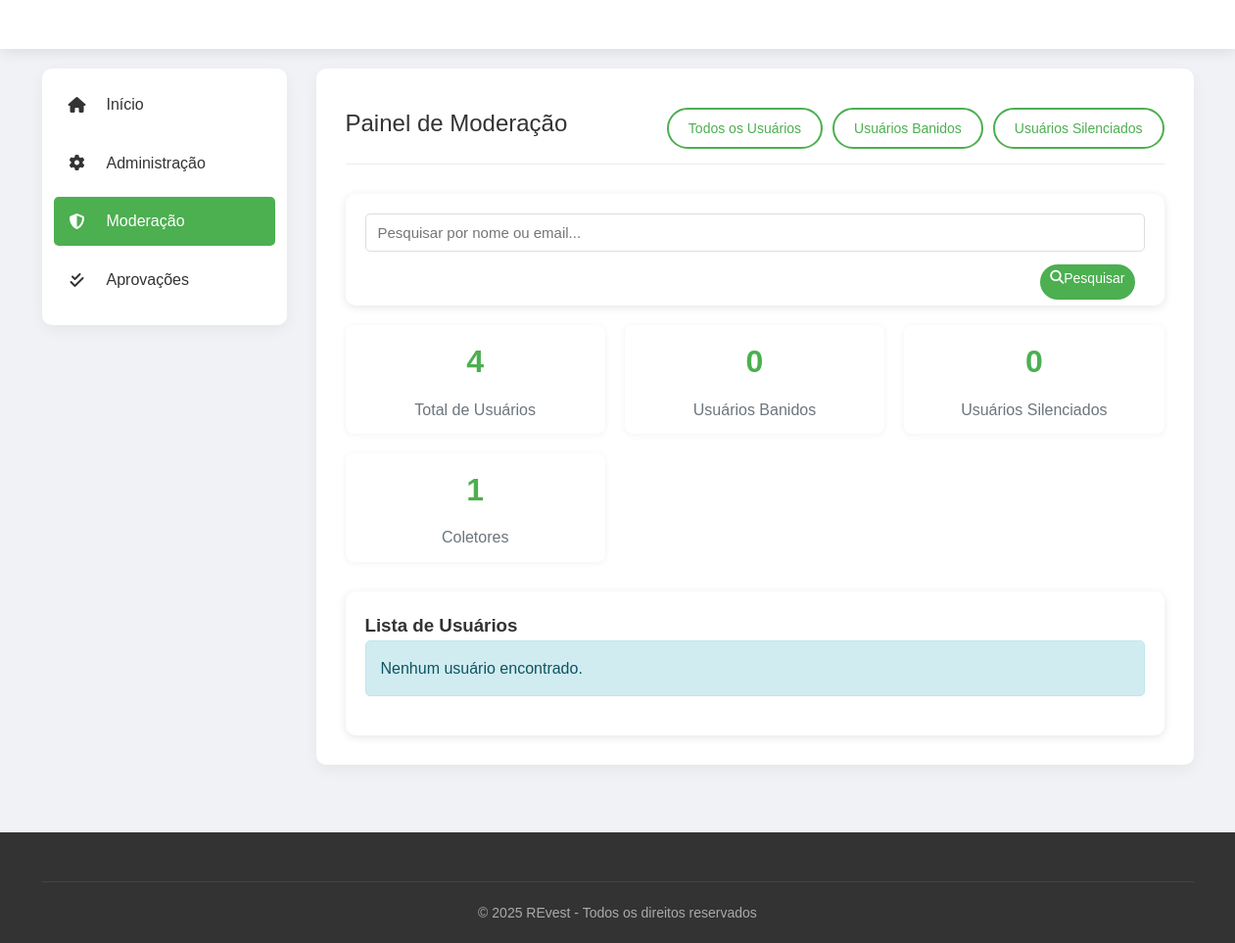
Page /moderacao?view=banned (signed in) on the earlier database version.
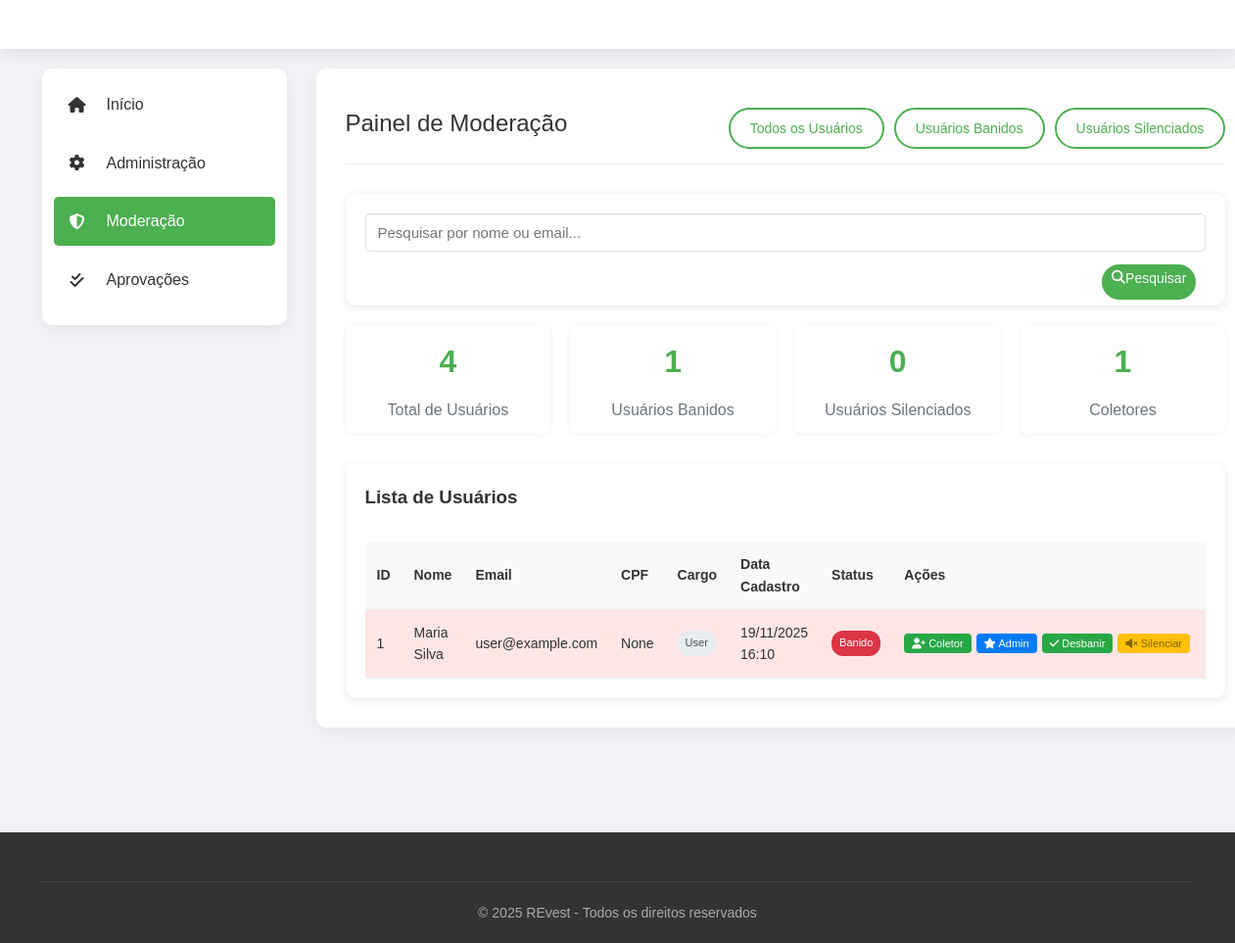
Same page on the later database version.
### database.py (models this page shows)
class Doador(db.Model):
    __tablename__ = 'doador'
    ID_Doador = db.Column(db.Integer, primary_key=True, autoincrement=True)
    Nome = db.Column(db.String(100), nullable=False)
    Email = db.Column(db.String(100), unique=True, nullable=False)
    CPF = db.Column(db.String(14), unique=True, nullable=True)
    CEP = db.Column(db.String(10), nullable=True)
    Numero = db.Column(db.String(10), nullable=False)
    Senha = db.Column(db.String(255), nullable=False)
    Data_Criacao = db.Column(db.DateTime, default=datetime.utcnow)
    is_banned = db.Column(db.Boolean, default=False)
    is_muted = db.Column(db.Boolean, default=False)
    ban_reason = db.Column(db.String(255), nullable=True)
    banned_at = db.Column(db.DateTime, nullable=True)
    banned_by = db.Column(db.Integer, nullable=True)
    role = db.Column(db.String(20), default='user')  # user, admin, coletor
    doacoes = db.relationship('Doacao', backref='doador', lazy=True)
    tickets = db.relationship('Ticket', backref='doador', lazy=True)
    @property
    def id(self):
        return self.ID_Doador
    @property
    def name(self):
        return self.Nome
    @property
    def email(self):
        return self.Email
    @property
    def created_at(self):
        return self.Data_Criacao

### app.py (the view)
@app.route('/moderacao')
def moderacao():
    if 'user' not in session or session.get('role') != 'admin':
        return redirect(url_for('home'))
    search_query = request.args.get('search', '')
    view_type = request.args.get('view', 'all')
    query = Doador.query
    if search_query:
        query = query.filter(
            (Doador.Nome.ilike(f'%{search_query}%')) |
            (Doador.Email.ilike(f'%{search_query}%'))
        )
    if view_type == 'banned':
        query = query.filter(Doador.is_banned == True)
    elif view_type == 'muted':
        query = query.filter(Doador.is_muted == True)
    users = query.order_by(Doador.Data_Criacao.desc()).all()
    total_users = Doador.query.count()
    banned_users = Doador.query.filter_by(is_banned=True).count()
    muted_users = Doador.query.filter_by(is_muted=True).count()
    coletor_users = Doador.query.filter_by(role='coletor').count()
    return render_template('moderacao.html',
                         users=users,
                         search_query=search_query,
                         total_users=total_users,
                         banned_users=banned_users,
                         muted_users=muted_users,
                         coletor_users=coletor_users)

### app.py (called while the page is built)
@app.before_request
def block_muted_users_on_post():
    try:
        if request.method == 'POST' and 'user_id' in session:
            uid = session.get('user_id')
            user = Doador.query.get(uid)
            if user and getattr(user, 'is_muted', False) and session.get('role') != 'admin':
                return render_template('error.html', message='Você está silenciado e não pode realizar essa ação')
    except Exception:
        pass

@app.after_request
def add_security_headers(response):
    response.headers["Cache-Control"] = "no-store, no-cache, must-revalidate, private"
    response.headers["Pragma"] = "no-cache"
    response.headers["Expires"] = "0"
    return response

### templates/moderacao.html (shortened to what this page needs)
{% extends "base_dashboard.html" %}
{% block page_css %}
<link rel="stylesheet" href="{{ url_for('static', filename='css/moderacao.css') }}">
<link rel="stylesheet" href="{{ url_for('static', filename='css/desktop_overrides.css') }}">
<link rel="stylesheet" href="{{ url_for('static', filename='css/mobile_admin_header.css') }}">
{% endblock %}
{% block content %}
<section class="dashboard">
    <div class="container">
        <div class="dashboard-grid">
            <div class="sidebar">
                <ul class="sidebar-menu">
                    <li><a href="/dashboard"><i class="fas fa-home"></i> Início</a></li>
                    <li><a href="/admin"><i class="fas fa-cog"></i> Administração</a></li>
                    <li><a href="/moderacao" class="active"><i class="fas fa-shield-alt"></i> Moderação</a></li>
                    <li><a href="/admin/aprovacoes"><i class="fas fa-check-double"></i> Aprovações</a></li>
                </ul>
            </div>
            <div class="main-content">
                <div class="content-header">
                    <h2 class="content-title">Painel de Moderação</h2>
                    <div class="header-actions">
                        <a href="/moderacao?view=all" class="btn btn-outline">Todos os Usuários</a>
                        <a href="/moderacao?view=banned" class="btn btn-outline">Usuários Banidos</a>
                        <a href="/moderacao?view=muted" class="btn btn-outline">Usuários Silenciados</a>
                    </div>
                </div>
                <div class="search-box">
                    <form method="GET" action="/moderacao" class="search-form">
                        <div class="form-row">
                            <div class="form-group">
                                <input type="text" class="form-control" name="search" placeholder="Pesquisar por nome ou email..." value="{{ search_query }}">
                            </div>
                            <button type="submit" class="btn btn-primary">
                                <i class="fas fa-search"></i> Pesquisar
                            </button>
                        </div>
                    </form>
                </div>
                <div class="admin-stats">
                    <div class="stat-card">
                        <div class="stat-number">{{ total_users }}</div>
                        <div class="stat-title">Total de Usuários</div>
                    </div>
                    <div class="stat-card">
                        <div class="stat-number">{{ banned_users }}</div>
                        <div class="stat-title">Usuários Banidos</div>
                    </div>
                    <div class="stat-card">
                        <div class="stat-number">{{ muted_users }}</div>
                        <div class="stat-title">Usuários Silenciados</div>
                    </div>
                    <div class="stat-card">
                        <div class="stat-number">{{ coletor_users }}</div>
                        <div class="stat-title">Coletores</div>
                    </div>
                </div>
                <div class="users-list">
                    <h3>Lista de Usuários</h3>
                    {% if users %}
                    <div class="table-responsive">
                        <table class="users-table">
                            <thead>
                                <tr>
                                    <th>ID</th>
                                    <th>Nome</th>
                                    <th>Email</th>
                                    <th>CPF</th>
                                    <th>Cargo</th>
                                    <th>Data Cadastro</th>
                                    <th>Status</th>
                                    <th>Ações</th>
                                </tr>
                            </thead>
                            <tbody>
                                {% for user in users %}
                                <tr class="user-row {% if user.is_banned %}banned{% endif %} {% if user.is_muted %}muted{% endif %}">
                                    <td>{{ user.id }}</td>
                                    <td>{{ user.name }}</td>
                                    <td>{{ user.email }}</td>
                                    <td>{{ user.CPF }}</td>
                                    <td>
                                        <span class="role-badge role-{{ user.role }}">{{ user.role|capitalize }}</span>
                                    </td>
                                    <td>{{ user.created_at.strftime('%d/%m/%Y %H:%M') }}</td>
                                    <td>
                                        {% if user.is_banned %}
                                        <span class="status-badge status-banned">Banido</span>
                                        {% elif user.is_muted %}
                                        <span class="status-badge status-muted">Silenciado</span>
                                        {% else %}
                                        <span class="status-badge status-active">Ativo</span>
                                        {% endif %}
                                    </td>
                                    <td class="actions-cell">
                                        <div class="action-buttons">
                                            {% if user.role == 'user' %}
                                            <button class="btn btn-sm btn-success btn-promote" data-user-id="{{ user.id }}" data-role="coletor">
                                                <i class="fas fa-user-plus"></i> Coletor
                                            </button>
                                            <button class="btn btn-sm btn-primary btn-promote" data-user-id="{{ user.id }}" data-role="admin">
                                                <i class="fas fa-star"></i> Admin
                                            </button>
                                            {% elif user.role == 'admin' and user.email != 'revest@gmail.com' %}
                                            <button class="btn btn-sm btn-warning btn-promote" data-user-id="{{ user.id }}" data-role="user">
                                                <i class="fas fa-user-minus"></i> Usuário
                                            </button>
                                            {% endif %}
                                            {% if not user.is_banned and user.email != 'revest@gmail.com' %}
                                            <button class="btn btn-sm btn-danger btn-ban" data-user-id="{{ user.id }}">
                                                <i class="fas fa-ban"></i> Banir
                                            </button>
                                            {% elif user.is_banned %}
                                            <button class="btn btn-sm btn-success btn-unban" data-user-id="{{ user.id }}">
                                                <i class="fas fa-check"></i> Desbanir
                                            </button>
                                            {% endif %}
                                            {% if not user.is_muted and user.email != 'revest@gmail.com' %}
                                            <button class="btn btn-sm btn-warning btn-mute" data-user-id="{{ user.id }}">
                                                <i class="fas fa-volume-mute"></i> Silenciar
                                            </button>
                                            {% elif user.is_muted %}
                                            <button class="btn btn-sm btn-info btn-unmute" data-user-id="{{ user.id }}">
                                                <i class="fas fa-volume-up"></i> Dessilenciar
                                            </button>
                                            {% endif %}
                                        </div>
                                    </td>
                                </tr>
                                {% endfor %}
                            </tbody>
                        </table>
                    </div>
                    {% else %}
                    <div class="alert alert-info">
                        <p>Nenhum usuário encontrado.</p>
                    </div>
                    {% endif %}
                </div>
            </div>
        </div>
    </div>
</section>
{% endblock %}

### templates/base_dashboard.html (shortened to what this page needs)
<!DOCTYPE html>
<html lang="pt-br">
<head>
    <link rel="stylesheet" href="{{ url_for('static', filename='css/base_dashboard.css') }}">
    <link rel="stylesheet" href="{{ url_for('static', filename='css/base.css') }}">
    {% block page_css %}{% endblock %}
    <link rel="stylesheet" href="{{ url_for('static', filename='css/mobile_dashboard.css') }}">
    <link rel="stylesheet" href="https://cdnjs.cloudflare.com/ajax/libs/font-awesome/6.4.0/css/all.min.css">
</head>
<body>
    <header>
        <div class="container">
            <nav class="navbar">
                </div>
    </header>
    {% block content %}
    {% endblock %}
    <footer>
        <div class="container">
            <div class="footer-bottom">
                <p>© 2025 REvest - Todos os direitos reservados</p>
            </div>
        </div>
    </footer>
</body>
</html>

### static/css/base_dashboard.css (style rules this page uses)
.container { width: 100%; max-width: 1200px; margin: 0 auto; padding: 0 15px; }
.navbar { display: flex; justify-content: space-between; align-items: center; padding: 25px 0; position: relative; }
.btn { padding: 8px 20px; border-radius: 30px; font-weight: 500; cursor: pointer; transition: all 0.3s; border: none; font-size: 14px; text-decoration: none; display: inline-block; text-align: center; }
.btn-primary { background-color: var(--primary); color: white; }
.btn-outline { background-color: transparent; border: 2px solid var(--primary); color: var(--primary); }
.btn-sm { padding: 5px 10px; font-size: 12px; }
.footer-bottom { text-align: center; padding-top: 20px; border-top: 1px solid #444; color: #aaa; font-size: 14px; }
.btn-success { background-color: #28a745; color: white; }
.action-buttons .btn { font-size: 11px; padding: 4px 8px; white-space: nowrap; }
.action-buttons .btn { font-size: 11px; padding: 4px 8px; white-space: nowrap; border: none; border-radius: 4px; cursor: pointer; transition: all 0.3s; }
.action-buttons .btn-sm { font-size: 11px; padding: 4px 8px; }
.action-buttons .btn-success { background-color: #28a745; color: white; }
.action-buttons .btn-primary { background-color: #007bff; color: white; }
.action-buttons .btn-warning { background-color: #ffc107; color: #856404; }

### static/css/desktop_overrides.css (style rules this page uses)
@media (min-width: 1201px) { header .navbar { padding: 25px 0; } }

### static/css/mobile_dashboard.css (style rules this page uses)
html, body { -webkit-font-smoothing: antialiased; }
.container { padding: 0 12px; }
.dashboard-grid { display: block; }
.sidebar { width: 100%; padding: 12px; margin-bottom: 14px; }
.sidebar-menu a { padding: 12px 14px; display: flex; align-items: center; gap: 10px; }
.main-content { width: 100%; padding: 14px; }
.content-title { font-size: 18px; }
.welcome-message, .ticket-detail, .stat-card, .review-container { padding: 12px; }
@media (min-width: 992px) { .dashboard-grid { display: grid; grid-template-columns: 250px 1fr; gap: 30px; } }
@media (min-width: 992px) { .sidebar { width: auto; margin-bottom: 0; } }
@media (min-width: 992px) { .main-content { padding: 30px; } }
@media (min-width: 992px) { .content-title { font-size: 24px; } }
.form-control, textarea.form-control { width: 100% !important; box-sizing: border-box !important; }
.btn, .btn-primary, .btn-danger, .btn-outline { display: inline-block; width: auto; }
.form-actions .btn-block, .cta-box .btn, form .btn-primary { width: 100% !important; }
.stat-card, .confirmation-card, .review-container, .ticket-detail { width: 100% !important; padding: 12px !important; box-shadow: none !important; }
.form-control { padding: 10px 12px !important; font-size: 15px !important; }
.box-shadow, .card, .stat-card { box-shadow: 0 1px 6px rgba(0,0,0,0.06) !important; }
.search-box .search-form button, .search-box .search-form .btn-search, .search-box .search-form .btn { display: inline-flex !important; width: auto !important; position: absolute !important; right: 10px !important; top: calc(50% + 40px) !important; transform: translateY(-50%) !important; height: 36px !important; padding: 6px 10px !important; border-radius: 18px !important; z-index: 3 !important; }
.search-box .search-form .form-control, .search-box .search-form input[type="text"], .search-box .search-form input[type="search"] { padding-right: 64px !important; }
.search-box .search-form .form-row { position: relative !important; }

Differences in the rows shown:
now on this page (row edited): Doador: id "1", name "Maria Silva", email "user@example.com", CPF "None", role "User", created_at "19/11/2025 16:10", is_banned "Banido"
Other differences:
{{ banned_users }}: "0" → "1"
text no longer shown: "Nenhum usuário encontrado."
text now shown: "ID Nome Email CPF Cargo Data Cadastro Status Ações"
